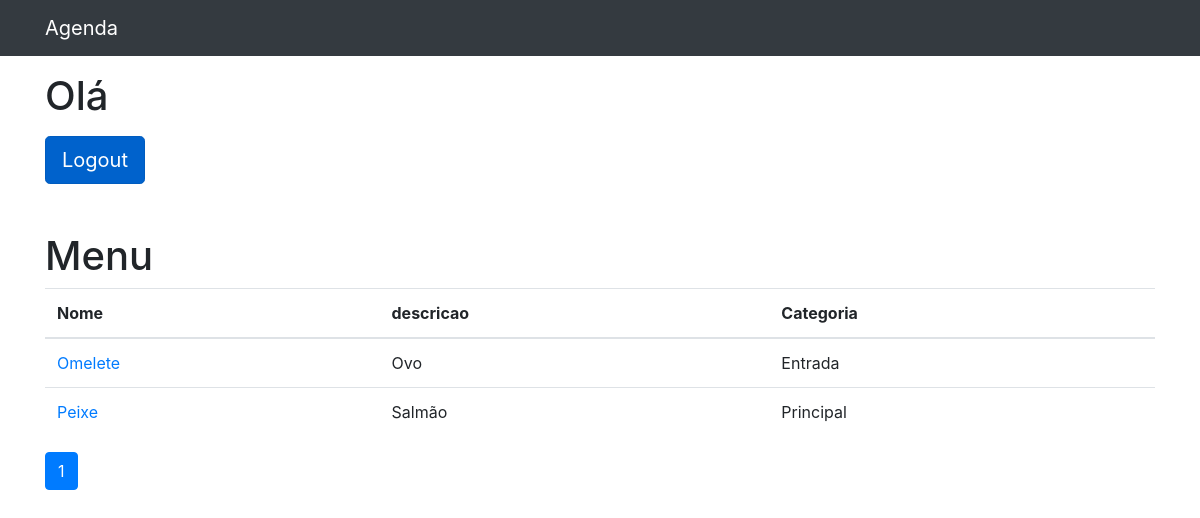
/accounts/dashboard/ (signed in), run on an earlier commit of the app's database.
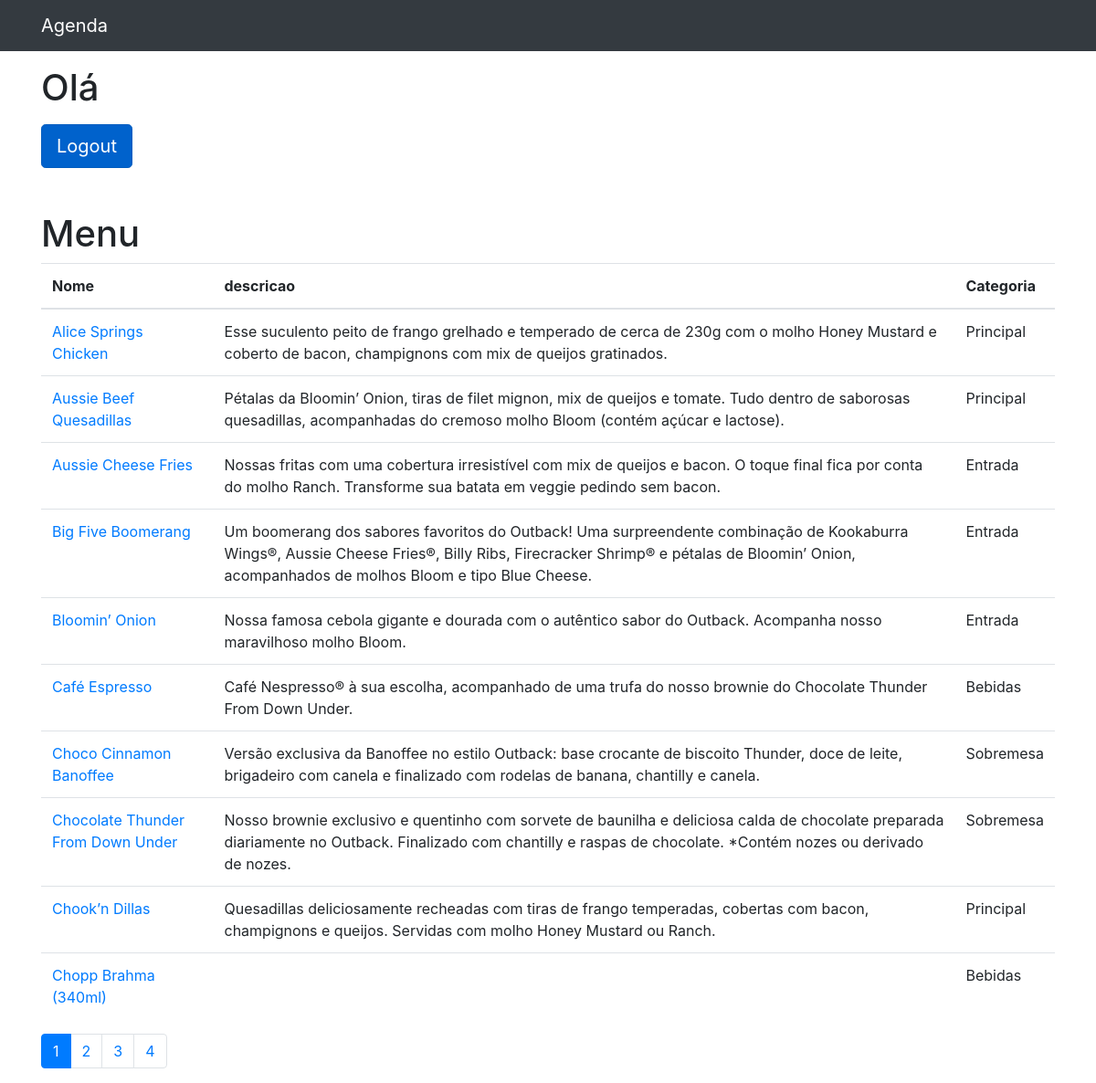
And on a later commit of the database.
### items/models.py (models this page shows, shortened)
class Item(models.Model):
    nome = models.CharField(max_length=255)
    data_criacao = models.DateTimeField(default=timezone.now)
    descricao = models.TextField(blank=True)
    categoria = models.ForeignKey(Categoria, on_delete=models.DO_NOTHING)
    ocultar = models.BooleanField(default=False)
    foto = models.ImageField(blank=True, upload_to='fotos/%y/%m/')

class Categoria(models.Model):
    nome = models.CharField(max_length=255)
    def __str__(self):
        return self.nome

### accounts/views.py (the view)
# urls.py: path('dashboard/',  views.dashboard, name='dashboard'),
@login_required(redirect_field_name='')
def dashboard(request):
    messages.add_message(request, messages.ERROR, 'Ocorreu um erro.')
    items = Item.objects.order_by('nome').filter(ocultar=False)
    paginator = Paginator(items, 10)
    page = request.GET.get('page')
    items = paginator.get_page(page)
    return render(request, 'accounts/dashboard.html', {
        'items': items
    })

### accounts/templates/accounts/dashboard.html (shortened to what this page needs)
{% extends 'base.html' %}
{% block conteudo %}
<h1 class="mt-3 mb-3">Olá {{ user.first_name }}</h1>
<a href="{% url 'logout' %}" class="btn btn-primary btn-lg active" role="button" aria-pressed="true">Logout</a>
<h1 class="mt-5">Menu</h1>
<table class="table">
  <thead>
    <tr>
      <th>Nome</th>
      <th>descricao</th>
      <th>Categoria</th>
    </tr>
  </thead>
  <tbody>
    {% for item in items %}
      {% if item.ocultar == False %}
        <tr>
          <td>
            <a href="{% url 'vw_item' item.id %}">{{ item.nome }}</a>
          </td>
          <td>{{ item.descricao}}</td>
          <td>{{ item.categoria}}</td>
        </tr>
      {% endif%}
    {% endfor %}
  </tbody>
</table>
<nav aria-label="Page navigation example">
<ul class="pagination">
  {% for pagina in items.paginator.page_range %}
    {% if items.number == pagina %}
      <li class="page-item active">
        <a class="page-link" href="?page={{ pagina }}&busca={{ request.GET.termo }}">{{pagina}}</a>
      </li>
    {% else %}
       <li class="page-item">
        <a class="page-link" href="?page={{ pagina }}&busca={{ request.GET.termo }}">{{pagina}}</a>
       </li>
    {% endif %}
  {% endfor %}
</ul>
</nav>
{% endblock %}

What changed in the data, as far as the page shows it:
no longer on this page (row edited): Item: nome "Omelete", descricao "Ovo", categoria "Entrada"
added Item: nome "Alice Springs Chicken", descricao "Esse suculento peito de frango grelhado e temperado de cerca de 230g com o molho Honey Mustard e coberto de bacon, champignons com mix de queijos gratinados.", categoria "Principal"
changed Item: nome "Peixe" → "Aussie Beef Quesadillas"; descricao "Salmão" → "Pétalas da Bloomin’ Onion, tiras de filet mignon, mix de queijos e tomate. Tudo dentro de saborosas quesadillas, acompanhadas do cremoso molho Bloom (contém açúcar e lactose)."
added Item: nome "Aussie Cheese Fries", descricao "Nossas fritas com uma cobertura irresistível com mix de queijos e bacon. O toque final fica por conta do molho Ranch. Transforme sua batata em veggie pedindo sem bacon.", categoria "Entrada"
added Item: nome "Big Five Boomerang", descricao "Um boomerang dos sabores favoritos do Outback! Uma surpreendente combinação de Kookaburra Wings®, Aussie Cheese Fries®, Billy Ribs, Firecracker Shrimp® e pétalas de Bloomin’ Onion, acompanhados de molhos Bloom e tipo Blue Cheese.", categoria "Entrada"
added Item: nome "Bloomin’ Onion", descricao "Nossa famosa cebola gigante e dourada com o autêntico sabor do Outback. Acompanha nosso maravilhoso molho Bloom.", categoria "Entrada"
added Item: nome "Café Espresso", descricao "Café Nespresso® à sua escolha, acompanhado de uma trufa do nosso brownie do Chocolate Thunder From Down Under.", categoria "Bebidas"
added Item: nome "Choco Cinnamon Banoffee", descricao "Versão exclusiva da Banoffee no estilo Outback: base crocante de biscoito Thunder, doce de leite, brigadeiro com canela e finalizado com rodelas de banana, chantilly e canela.", categoria "Sobremesa"
added Item: nome "Chocolate Thunder From Down Under", descricao "Nosso brownie exclusivo e quentinho com sorvete de baunilha e deliciosa calda de chocolate preparada diariamente no Outback. Finalizado com chantilly e raspas de chocolate. *Contém nozes ou derivado de nozes.", categoria "Sobremesa"
now on this page (row edited): Item: nome "Chook’n Dillas", descricao "Quesadillas deliciosamente recheadas com tiras de frango temperadas, cobertas com bacon, champignons e queijos. Servidas com molho Honey Mustard ou Ranch.", categoria "Principal"
added Item: nome "Chopp Brahma (340ml)", categoria "Bebidas"
Also different on the page:
new list line: "2"
new list line: "3"
new list line: "4"
